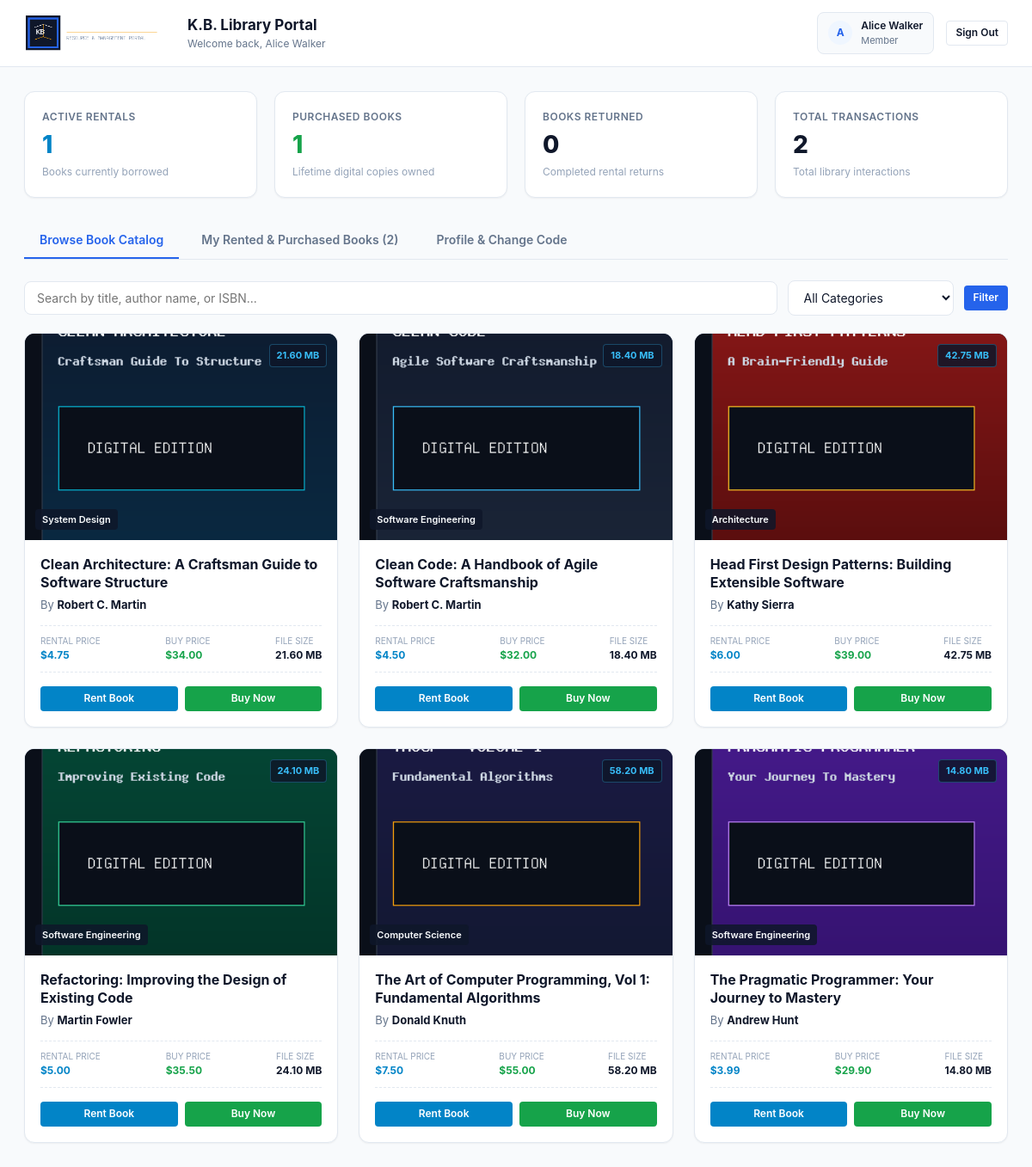
/user_dashboard.php (signed in), run on the app's committed database.
### tables this page shows
CREATE TABLE users (
    id INT AUTO_INCREMENT PRIMARY KEY,
    full_name VARCHAR(120) NOT NULL,
    email VARCHAR(150) NOT NULL UNIQUE,
    password VARCHAR(255) NOT NULL,
    role ENUM('admin', 'user') NOT NULL DEFAULT 'user',
    phone VARCHAR(30) NULL,
    status ENUM('active', 'inactive', 'suspended') NOT NULL DEFAULT 'active',
    created_at TIMESTAMP DEFAULT CURRENT_TIMESTAMP
);

CREATE TABLE books (
    id INT AUTO_INCREMENT PRIMARY KEY,
    author_id INT NOT NULL,
    title VARCHAR(200) NOT NULL,
    isbn VARCHAR(30) NULL,
    category VARCHAR(100) NOT NULL,
    rent_price DECIMAL(10,2) NOT NULL DEFAULT 5.00,
    buy_price DECIMAL(10,2) NOT NULL DEFAULT 25.00,
    size_mb DECIMAL(8,2) NOT NULL DEFAULT 15.50,
    total_copies INT NOT NULL DEFAULT 100,
    available_copies INT NOT NULL DEFAULT 100,
    cover_image VARCHAR(255) NULL,
    created_at TIMESTAMP DEFAULT CURRENT_TIMESTAMP,
    CONSTRAINT fk_books_author FOREIGN KEY (author_id) REFERENCES authors(id) ON DELETE CASCADE
);

CREATE TABLE authors (
    id INT AUTO_INCREMENT PRIMARY KEY,
    name VARCHAR(150) NOT NULL,
    email VARCHAR(150) NULL,
    biography TEXT NULL,
    created_at TIMESTAMP DEFAULT CURRENT_TIMESTAMP
);

### auth.php (called while the page is built, shortened)
<?php
function is_logged_in() {
    return isset($_SESSION['user_id']);
}
function get_logged_in_user() {
    return [
        'id' => $_SESSION['user_id'],
        'name' => $_SESSION['user_name'] ?? 'Member',
        'email' => $_SESSION['user_email'] ?? '',
        'role' => $_SESSION['user_role'] ?? 'user'
    ];
}

### user_dashboard.php (the view, shortened to what this page needs)
<?php
require_once __DIR__ . '/db.php';
require_once __DIR__ . '/auth.php';
$user = get_logged_in_user();
$active_tab = $_GET['tab'] ?? 'catalog';
$search_query = trim($_GET['q'] ?? '');
$prof_stmt = $pdo->prepare("SELECT * FROM users WHERE id = ?");
$prof_stmt->execute([$user['id']]);
$sql = "SELECT b.*, a.name AS author_name
        FROM books b
        JOIN authors a ON b.author_id = a.id
        WHERE 1=1";
$params = [];
$sql .= " ORDER BY b.title ASC";
$stmt = $pdo->prepare($sql);
$stmt->execute($params);
$books = $stmt->fetchAll();
$user_stats_stmt = $pdo->prepare("
    SELECT
        SUM(CASE WHEN type = 'rent' AND status = 'active' THEN 1 ELSE 0 END) AS active_rents,
        SUM(CASE WHEN type = 'rent' AND status = 'returned' THEN 1 ELSE 0 END) AS returned_rents,
        SUM(CASE WHEN type = 'buy' THEN 1 ELSE 0 END) AS total_bought,
        COUNT(id) AS total_tx
    FROM transactions
    WHERE user_id = ?
");
$user_stats_stmt->execute([$user['id']]);
$user_stats = $user_stats_stmt->fetch();
$my_tx_stmt = $pdo->prepare("
    SELECT t.*, b.title AS book_title, b.cover_image, b.size_mb, a.name AS author_name
    FROM transactions t
    JOIN books b ON t.book_id = b.id
    JOIN authors a ON b.author_id = a.id
    WHERE t.user_id = ?
    ORDER BY t.created_at DESC
");
$my_tx_stmt->execute([$user['id']]);
$my_transactions = $my_tx_stmt->fetchAll();
?>
<!DOCTYPE html>
<html lang="en">
<head>
    <link rel="stylesheet" href="css/style.css">
</head>
<body>
    <header class="topbar">
        <div class="topbar-title-section" style="display: flex; align-items: center; gap: 14px;">
            <img src="assets/images/logo.png" alt="K.B. Library" style="max-height: 44px; width: auto; object-fit: contain;">
            <div>
                <h1 style="font-size: 17px;">K.B. Library Portal</h1>
                <p>Welcome back, <?php echo htmlspecialchars($user['name']); ?></p>
            </div>
        </div>
        <div class="topbar-actions">
            <div class="user-profile-badge">
                <div class="user-avatar"><?php echo strtoupper(substr($user['name'], 0, 1)); ?></div>
                <div style="font-size: 12px;">
                    <div style="font-weight: 600;"><?php echo htmlspecialchars($user['name']); ?></div>
                    <div style="color: var(--text-muted); font-size: 11px;">Member</div>
                </div>
            </div>
            <a href="logout.php" class="btn btn-secondary btn-sm">Sign Out</a>
        </div>
    </header>
    <div class="content-body">
        <div class="stats-grid">
            <div class="stat-card">
                <div class="stat-label">Active Rentals</div>
                <div class="stat-value" style="color: var(--rent-color);"><?php echo (int)($user_stats['active_rents'] ?? 0); ?></div>
                <div class="stat-meta">Books currently borrowed</div>
            </div>
            <div class="stat-card">
                <div class="stat-label">Purchased Books</div>
                <div class="stat-value" style="color: var(--sold-color);"><?php echo (int)($user_stats['total_bought'] ?? 0); ?></div>
                <div class="stat-meta">Lifetime digital copies owned</div>
            </div>
            <div class="stat-card">
                <div class="stat-label">Books Returned</div>
                <div class="stat-value"><?php echo (int)($user_stats['returned_rents'] ?? 0); ?></div>
                <div class="stat-meta">Completed rental returns</div>
            </div>
            <div class="stat-card">
                <div class="stat-label">Total Transactions</div>
                <div class="stat-value"><?php echo (int)($user_stats['total_tx'] ?? 0); ?></div>
                <div class="stat-meta">Total library interactions</div>
            </div>
        </div>
        <nav class="user-nav-tabs">
            <a href="user_dashboard.php?tab=catalog" class="user-tab-btn <?php echo $active_tab === 'catalog' ? 'active' : ''; ?>">
                Browse Book Catalog
            </a>
            <a href="user_dashboard.php?tab=mybooks" class="user-tab-btn <?php echo $active_tab === 'mybooks' ? 'active' : ''; ?>">
                My Rented &amp; Purchased Books (<?php echo count($my_transactions); ?>)
            </a>
            <a href="user_dashboard.php?tab=profile" class="user-tab-btn <?php echo $active_tab === 'profile' ? 'active' : ''; ?>">
                Profile &amp; Change Code
            </a>
        </nav>
        <?php if ($active_tab === 'catalog'): ?>
            <form method="GET" action="user_dashboard.php" class="filter-bar">
                <div class="search-input-wrap">
                    <input type="text" name="q" class="form-input" placeholder="Search by title, author name, or ISBN..." value="<?php echo htmlspecialchars($search_query); ?>">
                </div>
                <div style="min-width: 180px;">
                    <select name="category" class="form-select" onchange="this.form.submit()">
                        <option value="">All Categories</option>
                    </select>
                </div>
                <button type="submit" class="btn btn-primary btn-sm">Filter</button>
            </form>
            <?php if (empty($books)): ?>
                <div class="panel-card">
                    <div class="empty-state">
                        <h3>No books match your criteria</h3>
                        <p style="margin-top: 6px;">Try adjusting your search terms or clearing the filter.</p>
                    </div>
                </div>
            <?php else: ?>
                <div class="book-grid">
                    <?php foreach ($books as $book): ?>
                        <?php
                        $cover_path = 'assets/covers/' . ($book['cover_image'] ? $book['cover_image'] : 'default_cover.png');
                        $is_sold_out = $book['available_copies'] <= 0;
                        ?>
                        <div class="book-card">
                            <div class="book-cover-wrap">
                                <img src="<?php echo htmlspecialchars($cover_path); ?>" alt="<?php echo htmlspecialchars($book['title']); ?>">
                                <span class="book-tag-size"><?php echo number_format($book['size_mb'], 2); ?> MB</span>
                                <span class="book-tag-category"><?php echo htmlspecialchars($book['category']); ?></span>
                            </div>
                            <div class="book-details">
                                <h3 class="book-title"><?php echo htmlspecialchars($book['title']); ?></h3>
                                <div class="book-author">By <strong><?php echo htmlspecialchars($book['author_name']); ?></strong></div>
                                <div class="book-specs">
                                    <div class="spec-item">
                                        <span class="spec-label">Rental Price</span>
                                        <span class="spec-val" style="color: var(--rent-color);">$<?php echo number_format($book['rent_price'], 2); ?></span>
                                    </div>
                                    <div class="spec-item">
                                        <span class="spec-label">Buy Price</span>
                                        <span class="spec-val" style="color: var(--sold-color);">$<?php echo number_format($book['buy_price'], 2); ?></span>
                                    </div>
                                    <div class="spec-item">
                                        <span class="spec-label">File Size</span>
                                        <span class="spec-val"><?php echo number_format($book['size_mb'], 2); ?> MB</span>
                                    </div>
                                </div>
                                <div class="book-actions">
                                    <?php if ($is_sold_out): ?>
                                        <button type="button" class="btn btn-secondary btn-sm btn-disabled" disabled>Sold Out</button>
                                        <button type="button" class="btn btn-secondary btn-sm btn-disabled" disabled>Unavailable</button>
                                    <?php else: ?>
                                        <form method="POST" action="process_action.php" onsubmit="return confirm('Rent this book for $<?php echo number_format($book['rent_price'], 2); ?> for 14 days?');">
                                            <button type="submit" class="btn btn-rent btn-sm btn-block">Rent Book</button>
                                        </form>
                                        <form method="POST" action="process_action.php" onsubmit="return confirm('Buy permanent digital copy of this book for $<?php echo number_format($book['buy_price'], 2); ?>?');">
                                            <button type="submit" class="btn btn-sold btn-sm btn-block">Buy Now</button>
                                        </form>
                                    <?php endif; ?>
                                </div>
                            </div>
                        </div>
                    <?php endforeach; ?>
                </div>
            <?php endif; ?>
        <?php endif; ?>
    </div>
</body>
</html>

### data on the page
users: full_name "Alice Walker", full_name "A"
books: cover_image (picture), size_mb "21.60", category "System Design", title "Clean Architecture: A Craftsman Guide to Software Structure", author.name "Robert C. Martin", rent_price "4.75", buy_price "34.00"
books: cover_image (picture), size_mb "18.40", category "Software Engineering", title "Clean Code: A Handbook of Agile Software Craftsmanship", author.name "Robert C. Martin", rent_price "4.50", buy_price "32.00"
books: cover_image (picture), size_mb "42.75", category "Architecture", title "Head First Design Patterns: Building Extensible Software", author.name "Kathy Sierra", rent_price "6.00", buy_price "39.00"
books: cover_image (picture), size_mb "24.10", category "Software Engineering", title "Refactoring: Improving the Design of Existing Code", author.name "Martin Fowler", rent_price "5.00", buy_price "35.50"
books: cover_image (picture), size_mb "58.20", category "Computer Science", title "The Art of Computer Programming, Vol 1: Fundamental Algorithms", author.name "Donald Knuth", rent_price "7.50", buy_price "55.00"
books: cover_image (picture), size_mb "14.80", category "Software Engineering", title "The Pragmatic Programmer: Your Journey to Mastery", author.name "Andrew Hunt", rent_price "3.99", buy_price "29.90"

### other printed values
$user_stats['active_rents'] "1"
$user_stats['total_bought'] "1"
$user_stats['returned_rents'] "0"
$user_stats['total_tx'] "2"
count($my_transactions) "2"
